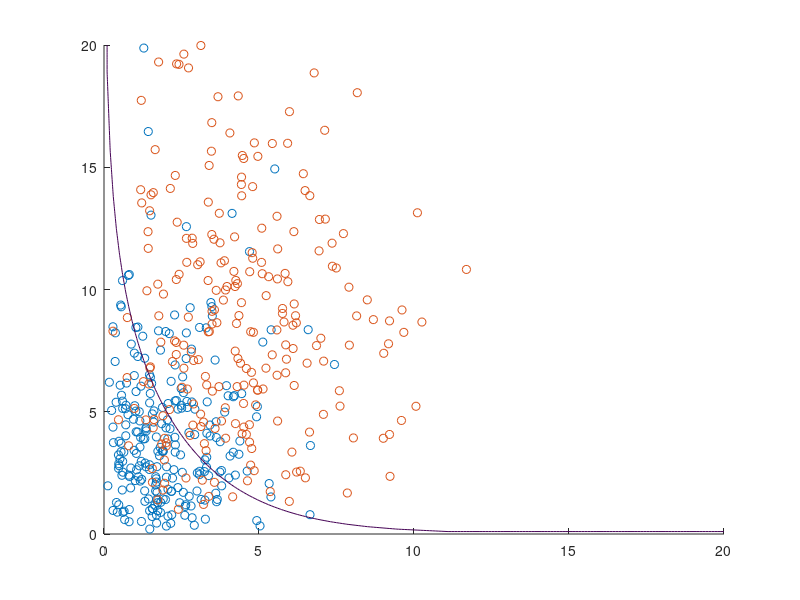

Write the MATLAB code that produced this figure. (Note: this script raises an error after producing the figure.)
%%
clear all; close all;
rng(1)
k1 = 2; k2 = 3; t1 = 1; t2 = 3/2;
g1 = gamma(k1); g2 = gamma(k2);
x1 = [gamrnd(k1,t1,[250, 1]), gamrnd(k1,2*t1,[250, 1])];
x2 = [gamrnd(k2,t2,250,1), gamrnd(k2,2*t2,250,1)];
%scatter(x2(:,1), x2(:,2)); hold on
scatter(x1(:,1), x1(:,2)); hold on;
scatter(x2(:,1), x2(:,2));
[X1,X2] = meshgrid(0:0.1:20);
a1 = X1(:); a2 = X2(:);
x = [a1 a2];

f = -X1*(1/t1 - 1/t2) - X2/2*(1/t1-1/t2) + (log(X1.*X2))*(k1-k2) - log((g1^2 * t1^k1 *2*t1^k1)/(g2^2 * t2^k2 *2*t2^k2));
%f1 = reshape(diag(f), size(X1));
contour(X1,X2,f,[0 0],ShowText="on", LineWidth=2)
legend('class1','class2','decision boundary')